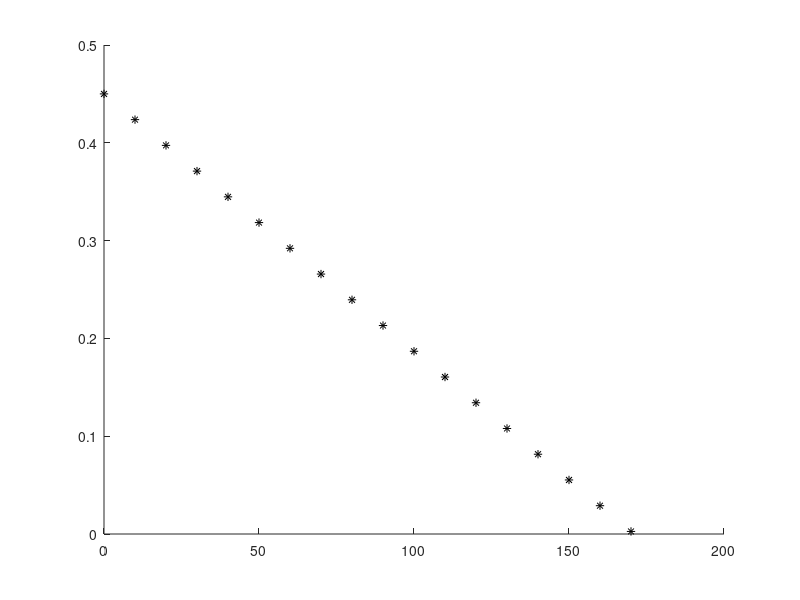

This figure's MATLAB source: (Note: this script raises an error after producing the figure.)
%Ratio=198

Wnom=171;
tauStall=0.9;

figure
hold on
for Wmotor=0:10:170
    tauOut = tauStall-Wmotor*tauStall/Wnom;
    plot(Wmotor,tauOut/2, 'k*')
end

for i=30:30
   plot(W(i,1),abs(Tau(i,1)), 'r*'); 
   plot(W(i,2),abs(Tau(i,2)), 'g*'); 
   plot(W(i,3),abs(Tau(i,3)), 'b*'); 
end

hold off